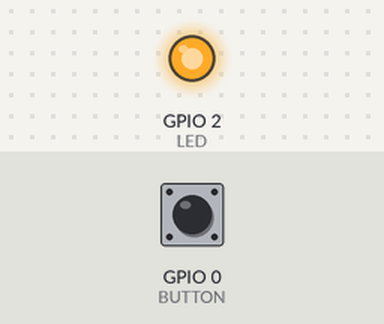
Bench run of a sketch on a simulated ESP32. On the bench: output pins drawn as LEDs (lit = HIGH). Inputs (shaded band) come from the test bench; at power-on: GPIO 0 (BUTTON) HIGH. USB keyboard and mouse output is not drawn; what the sketch prints to the serial monitor is not drawn.

Above: at 1.2 s.
1.3 s: GPIO 0 (BUTTON) pulled LOW for 0.15 s
2.9 s: GPIO 0 (BUTTON) pulled LOW for 1 s
Timing chart, 0 to 5.9 s (numbered marks = the images above; inputs shaded):
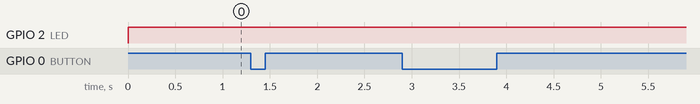

The sketch:

ghost_keyboard.ino
```cpp
// Step 2: Bluetooth "Ghost Keyboard"
// The ESP32 pretends to be a Bluetooth keyboard.
//   - Short press BOOT button  -> play/pause music
//   - Long press (hold ~1s)    -> types a message
// Blue LED = solid when connected, blinking when waiting to pair.
//
// Library: "ESP32 BLE Keyboard" by T-vK
//   Install: download ZIP from github.com/T-vK/ESP32-BLE-Keyboard
//   then Sketch > Include Library > Add .ZIP Library
// Board: "ESP32 Dev Module"
//
// esp32 core 3.x: if compile fails with a std::string / String error, edit
//   libraries/ESP32-BLE-Keyboard/BleKeyboard.cpp:
//     BLEDevice::init(deviceName)  ->  BLEDevice::init(String(deviceName.c_str()))
//     ...setValue(deviceManufacturer)  ->  ...setValue(String(deviceManufacturer.c_str()))

#include <BleKeyboard.h>

BleKeyboard bleKeyboard("Ghost Keyboard", "Paolo", 100);

const int BUTTON = 0;   // BOOT button on the board
const int LED = 2;      // onboard blue LED
const unsigned long LONG_PRESS_MS = 800;

const char* MESSAGE = "hello from the ghost keyboard :)";

void setup() {
  Serial.begin(115200);
  pinMode(BUTTON, INPUT_PULLUP);
  pinMode(LED, OUTPUT);
  bleKeyboard.begin();
  Serial.println("Ghost Keyboard ready. Pair 'Ghost Keyboard' in your Bluetooth settings.");
}

void loop() {
  if (!bleKeyboard.isConnected()) {
    // Blink while waiting to pair
    digitalWrite(LED, (millis() / 400) % 2);
    return;
  }

  digitalWrite(LED, HIGH);  // solid = connected

  if (digitalRead(BUTTON) == LOW) {          // button pressed
    unsigned long start = millis();
    while (digitalRead(BUTTON) == LOW) {     // wait for release
      delay(10);
    }
    unsigned long held = millis() - start;

    if (held < 30) return;                   // ignore bounce

    if (held >= LONG_PRESS_MS) {
      Serial.println("Long press -> typing message");
      // Type one character at a time with a short pause,
      // so the phone/laptop doesn't drop keystrokes.
      for (const char* p = MESSAGE; *p; p++) {
        bleKeyboard.write(*p);
        delay(25);
      }
    } else {
      Serial.println("Short press -> play/pause");
      bleKeyboard.write(KEY_MEDIA_PLAY_PAUSE);
    }
  }
}
```

Measured:
- after the input at 1.3 s, every drawn part: stays the same
- after the input at 2.9 s, every drawn part: stays the same
